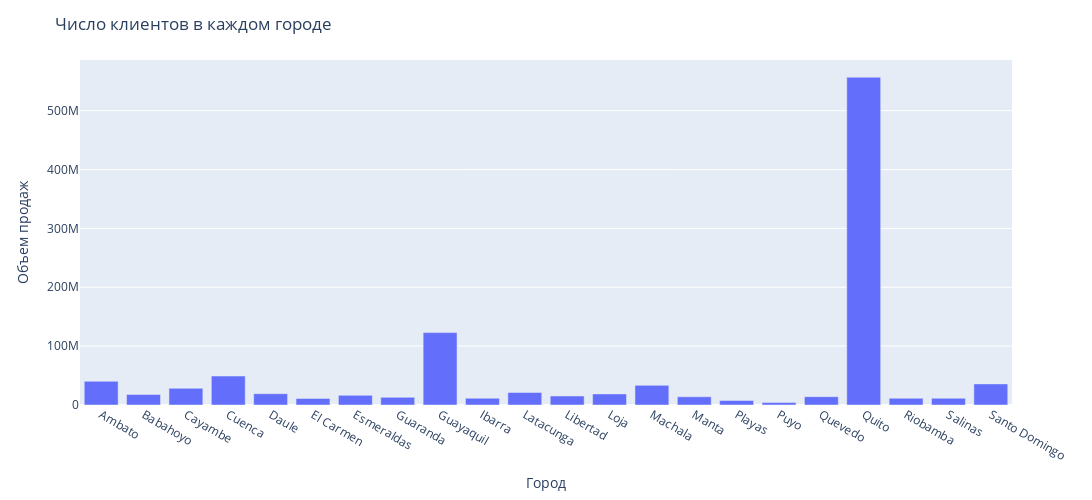

The code cell stored with this chart in its notebook:
### Markdown cell above
Сделаем группировку данных по городам и посчитаем суммарные продажи.

### Code cell
city_sales = df.groupby('city')['sales'].sum().reset_index()

fig = px.bar(city_sales,
             x='city', 
             y='sales',
             labels={'city':'Город', 'sales': 'Объем продаж'},
             height=500,
             width=1200)

fig.update_layout(title_text='Число клиентов в каждом городе')

fig.show()

display(Image(filename='img/city_customers_count.png', width=1000))

### Figure 1 — Plotly figure (JSON) as saved in the notebook; plotly's stock layout.template omitted (floating-point values rounded to 4 significant figures)
{"data": [{"alignmentgroup": "True", "hovertemplate": "Город=%{x}<br>Объем продаж=%{y}<extra></extra>", "legendgroup": "", "marker": {"color": "#636efa", "pattern": {"shape": ""}}, "name": "", "offsetgroup": "", "orientation": "v", "showlegend": false, "textposition": "auto", "type": "bar", "x": ["Ambato", "Babahoyo", "Cayambe", "Cuenca", "Daule", "El Carmen", "Esmeraldas", "Guaranda", "Guayaquil", "Ibarra", "Latacunga", "Libertad", "Loja", "Machala", "Manta", "Playas", "Puyo", "Quevedo", "Quito", "Riobamba", "Salinas", "Santo Domingo"], "xaxis": "x", "y": [40300000.0, 17750000.0, 28330000.0, 49170000.0, 19190000.0, 11060000.0, 16390000.0, 13050000.0, 123000000.0, 11450000.0, 21180000.0, 15320000.0, 18860000.0, 33390000.0, 13910000.0, 7677000.0, 4090000.0, 14180000.0, 556700000.0, 11390000.0, 11420000.0, 35830000.0], "yaxis": "y"}], "layout": {"barmode": "relative", "height": 500, "legend": {"tracegroupgap": 0}, "margin": {"t": 60}, "title": {"text": "Число клиентов в каждом городе"}, "width": 1200, "xaxis": {"anchor": "y", "domain": [0, 1], "title": {"text": "Город"}}, "yaxis": {"anchor": "x", "domain": [0, 1], "title": {"text": "Объем продаж"}}}}
